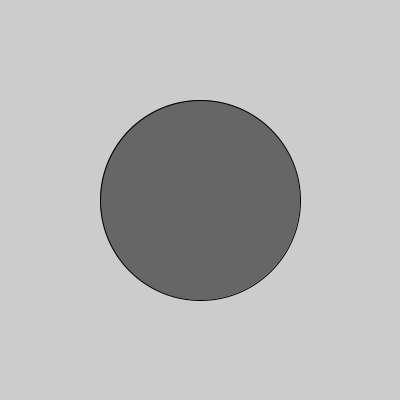
Frame 1 (no input)
Frame 60 (the mouse pressed at the canvas centre just before this capture): identical to frame 1, image omitted
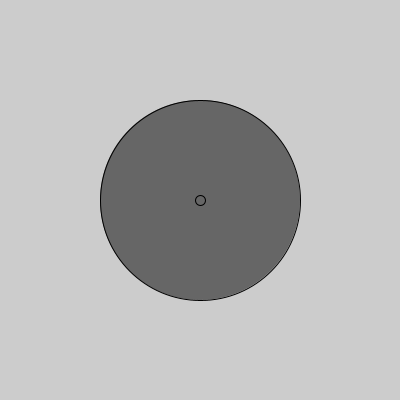
Frame 120 (the mouse held since frame 60 and released just before this capture)

The Processing sketch that drew these frames (run headless with seeded random() and noise(); from frame 60 on, the mouse is pressed at the canvas centre):

// Processing sketch: NearestPointOnCircle
// ── NearestPointOnCircle.pde
float radius;

PVector c, nearsetPoint;

void setup() {
  size(400, 400);

  smooth();

  // 初始化圆心位置,在屏幕的中心点
  c = new PVector(width / 2, height / 2);

  // 圆的半径
  radius = 100;
}

void draw() {
  background(204);

  fill(102);

  // 绘制圆
  ellipse(c.x, c.y, 2*radius, 2*radius);

  if (mousePressed == true) {
    float x = mouseX;

    float y = mouseY;

    ellipse(x, y, 10, 10);

    // 把鼠标单击位置作为已知点求最近点
    nearsetPointOnCircle(x, y);

    fill(255, 38, 0);

    ellipse(nearsetPoint.x, nearsetPoint.y, 10, 10);
  }
}

void nearsetPointOnCircle(float qx, float qy) {
  PVector q = new PVector(qx, qy);

  PVector d = new PVector(c.x-q.x, c.y-q.y);

  float dMag = d.mag();

  float tp = (dMag - radius) / dMag;

  d.mult(tp);

  nearsetPoint = PVector.add(q, d);
}
